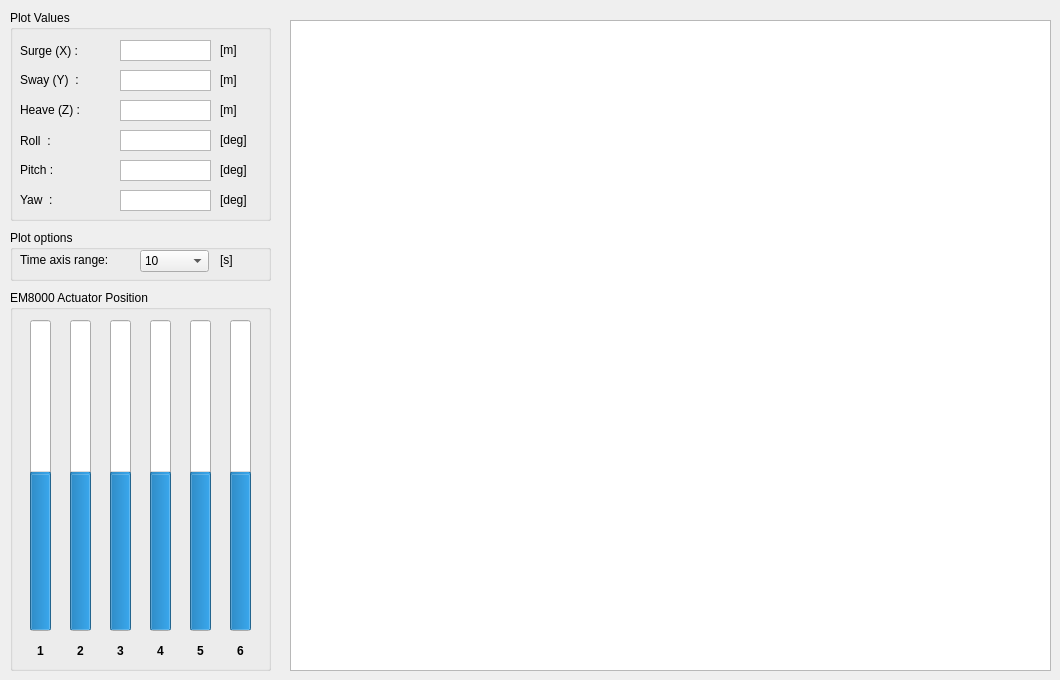
        <widget class="QWidget" name="widget">
         <attribute name="title">
          <string>EM 8000</string>
         </attribute>
         <widget class="QGroupBox" name="groupBox_4">
          <property name="geometry">
           <rect>
            <x>10</x>
            <y>290</y>
            <width>261</width>
            <height>381</height>
           </rect>
          </property>
          <property name="title">
           <string>EM8000 Actuator Position</string>
          </property>
          <widget class="QProgressBar" name="EM8000_bar2_l6">
           <property name="geometry">
            <rect>
             <x>220</x>
             <y>30</y>
             <width>21</width>
             <height>311</height>
            </rect>
           </property>
           <property name="minimum">
            <number>-100</number>
           </property>
           <property name="value">
            <number>0</number>
           </property>
           <property name="orientation">
            <enum>Qt::Vertical</enum>
           </property>
           <property name="invertedAppearance">
            <bool>false</bool>
           </property>
          </widget>
          <widget class="QLabel" name="label_13">
           <property name="geometry">
            <rect>
             <x>180</x>
             <y>350</y>
             <width>21</width>
             <height>21</height>
            </rect>
           </property>
           <property name="font">
            <font>
             <weight>75</weight>
             <bold>true</bold>
            </font>
           </property>
           <property name="layoutDirection">
            <enum>Qt::LeftToRight</enum>
           </property>
           <property name="text">
            <string>5</string>
           </property>
           <property name="alignment">
            <set>Qt::AlignCenter</set>
           </property>
          </widget>
          <widget class="QLabel" name="label_14">
           <property name="geometry">
            <rect>
             <x>220</x>
             <y>350</y>
             <width>21</width>
             <height>21</height>
            </rect>
           </property>
           <property name="font">
            <font>
             <weight>75</weight>
             <bold>true</bold>
            </font>
           </property>
           <property name="layoutDirection">
            <enum>Qt::LeftToRight</enum>
           </property>
           <property name="text">
            <string>6</string>
           </property>
           <property name="alignment">
            <set>Qt::AlignCenter</set>
           </property>
          </widget>
          <widget class="QLabel" name="label_15">
           <property name="geometry">
            <rect>
             <x>140</x>
             <y>350</y>
             <width>21</width>
             <height>21</height>
            </rect>
           </property>
           <property name="font">
            <font>
             <weight>75</weight>
             <bold>true</bold>
            </font>
           </property>
           <property name="layoutDirection">
            <enum>Qt::LeftToRight</enum>
           </property>
           <property name="text">
            <string>4</string>
           </property>
           <property name="alignment">
            <set>Qt::AlignCenter</set>
           </property>
          </widget>
          <widget class="QLabel" name="label_16">
           <property name="geometry">
            <rect>
             <x>100</x>
             <y>350</y>
             <width>21</width>
             <height>21</height>
            </rect>
           </property>
           <property name="font">
            <font>
             <weight>75</weight>
             <bold>true</bold>
            </font>
           </property>
           <property name="layoutDirection">
            <enum>Qt::LeftToRight</enum>
           </property>
           <property name="text">
            <string>3</string>
           </property>
           <property name="alignment">
            <set>Qt::AlignCenter</set>
           </property>
          </widget>
          <widget class="QLabel" name="label_17">
           <property name="geometry">
            <rect>
             <x>60</x>
             <y>350</y>
             <width>21</width>
             <height>21</height>
            </rect>
           </property>
           <property name="font">
            <font>
             <weight>75</weight>
             <bold>true</bold>
            </font>
           </property>
           <property name="layoutDirection">
            <enum>Qt::LeftToRight</enum>
           </property>
           <property name="text">
            <string>2</string>
           </property>
           <property name="alignment">
            <set>Qt::AlignCenter</set>
           </property>
          </widget>
          <widget class="QLabel" name="label_18">
           <property name="geometry">
            <rect>
             <x>20</x>
             <y>350</y>
             <width>21</width>
             <height>21</height>
            </rect>
           </property>
           <property name="font">
            <font>
             <weight>75</weight>
             <bold>true</bold>
            </font>
           </property>
           <property name="layoutDirection">
            <enum>Qt::LeftToRight</enum>
           </property>
           <property name="text">
            <string>1</string>
           </property>
           <property name="alignment">
            <set>Qt::AlignCenter</set>
           </property>
          </widget>
          <widget class="QProgressBar" name="EM8000_bar2_l5">
           <property name="geometry">
            <rect>
             <x>180</x>
             <y>30</y>
             <width>21</width>
             <height>311</height>
            </rect>
           </property>
           <property name="minimum">
            <number>-100</number>
           </property>
           <property name="value">
            <number>0</number>
           </property>
           <property name="orientation">
            <enum>Qt::Vertical</enum>
           </property>
           <property name="invertedAppearance">
            <bool>false</bool>
           </property>
          </widget>
          <widget class="QProgressBar" name="EM8000_bar2_l4">
           <property name="geometry">
            <rect>
             <x>140</x>
             <y>30</y>
             <width>21</width>
             <height>311</height>
            </rect>
           </property>
           <property name="minimum">
            <number>-100</number>
           </property>
           <property name="value">
            <number>0</number>
           </property>
           <property name="orientation">
            <enum>Qt::Vertical</enum>
           </property>
           <property name="invertedAppearance">
            <bool>false</bool>
           </property>
          </widget>
          <widget class="QProgressBar" name="EM8000_bar2_l3">
           <property name="geometry">
            <rect>
             <x>100</x>
             <y>30</y>
             <width>21</width>
             <height>311</height>
            </rect>
           </property>
           <property name="minimum">
            <number>-100</number>
           </property>
           <property name="value">
            <number>0</number>
           </property>
           <property name="orientation">
            <enum>Qt::Vertical</enum>
           </property>
           <property name="invertedAppearance">
            <bool>false</bool>
           </property>
          </widget>
          <widget class="QProgressBar" name="EM8000_bar2_l2">
           <property name="geometry">
            <rect>
             <x>60</x>
             <y>30</y>
             <width>21</width>
             <height>311</height>
            </rect>
           </property>
           <property name="minimum">
            <number>-100</number>
           </property>
           <property name="value">
            <number>0</number>
           </property>
           <property name="orientation">
            <enum>Qt::Vertical</enum>
           </property>
           <property name="invertedAppearance">
            <bool>false</bool>
           </property>
          </widget>
          <widget class="QProgressBar" name="EM8000_bar2_l1">
           <property name="geometry">
            <rect>
             <x>20</x>
             <y>30</y>
             <width>21</width>
             <height>311</height>
            </rect>
           </property>
           <property name="minimum">
            <number>-100</number>
           </property>
           <property name="value">
            <number>0</number>
           </property>
           <property name="orientation">
            <enum>Qt::Vertical</enum>
           </property>
           <property name="invertedAppearance">
            <bool>false</bool>
           </property>
          </widget>
         </widget>
         <widget class="QGroupBox" name="groupBox_12">
          <property name="geometry">
           <rect>
            <x>10</x>
            <y>10</y>
            <width>261</width>
            <height>211</height>
           </rect>
          </property>
          <property name="title">
           <string>Plot Values</string>
          </property>
          <widget class="QTextEdit" name="EM8000_output_pos_y">
           <property name="geometry">
            <rect>
             <x>110</x>
             <y>60</y>
             <width>91</width>
             <height>21</height>
            </rect>
           </property>
           <property name="sizePolicy">
            <sizepolicy hsizetype="Expanding" vsizetype="Expanding">
             <horstretch>0</horstretch>
             <verstretch>0</verstretch>
            </sizepolicy>
           </property>
           <property name="layoutDirection">
            <enum>Qt::LeftToRight</enum>
           </property>
           <property name="verticalScrollBarPolicy">
            <enum>Qt::ScrollBarAlwaysOff</enum>
           </property>
           <property name="undoRedoEnabled">
            <bool>false</bool>
           </property>
           <property name="readOnly">
            <bool>true</bool>
           </property>
          </widget>
          <widget class="QLabel" name="label_65">
           <property name="geometry">
            <rect>
             <x>210</x>
             <y>60</y>
             <width>31</width>
             <height>20</height>
            </rect>
           </property>
           <property name="text">
            <string>[m]</string>
           </property>
           <property name="alignment">
            <set>Qt::AlignLeading|Qt::AlignLeft|Qt::AlignVCenter</set>
           </property>
          </widget>
          <widget class="QLabel" name="label_84">
           <property name="geometry">
            <rect>
             <x>210</x>
             <y>90</y>
             <width>31</width>
             <height>20</height>
            </rect>
           </property>
           <property name="text">
            <string>[m]</string>
           </property>
           <property name="alignment">
            <set>Qt::AlignLeading|Qt::AlignLeft|Qt::AlignVCenter</set>
           </property>
          </widget>
          <widget class="QTextEdit" name="EM8000_output_pos_z">
           <property name="geometry">
            <rect>
             <x>110</x>
             <y>90</y>
             <width>91</width>
             <height>21</height>
            </rect>
           </property>
           <property name="sizePolicy">
            <sizepolicy hsizetype="Expanding" vsizetype="Expanding">
             <horstretch>0</horstretch>
             <verstretch>0</verstretch>
            </sizepolicy>
           </property>
           <property name="verticalScrollBarPolicy">
            <enum>Qt::ScrollBarAlwaysOff</enum>
           </property>
           <property name="readOnly">
            <bool>true</bool>
           </property>
          </widget>
          <widget class="QLabel" name="label_85">
           <property name="geometry">
            <rect>
             <x>210</x>
             <y>30</y>
             <width>31</width>
             <height>20</height>
            </rect>
           </property>
           <property name="text">
            <string>[m]</string>
           </property>
           <property name="alignment">
            <set>Qt::AlignLeading|Qt::AlignLeft|Qt::AlignVCenter</set>
           </property>
          </widget>
          <widget class="QTextEdit" name="EM8000_output_pos_x">
           <property name="geometry">
            <rect>
             <x>110</x>
             <y>30</y>
             <width>91</width>
             <height>21</height>
            </rect>
           </property>
           <property name="sizePolicy">
            <sizepolicy hsizetype="Expanding" vsizetype="Expanding">
             <horstretch>0</horstretch>
             <verstretch>0</verstretch>
            </sizepolicy>
           </property>
           <property name="verticalScrollBarPolicy">
            <enum>Qt::ScrollBarAlwaysOff</enum>
           </property>
           <property name="readOnly">
            <bool>true</bool>
           </property>
          </widget>
          <widget class="QLabel" name="label_86">
           <property name="geometry">
            <rect>
             <x>10</x>
             <y>31</y>
             <width>91</width>
             <height>20</height>
            </rect>
           </property>
           <property name="text">
            <string>Surge (X) :</string>
           </property>
           <property name="alignment">
            <set>Qt::AlignLeading|Qt::AlignLeft|Qt::AlignVCenter</set>
           </property>
          </widget>
          <widget class="QTextEdit" name="EM8000_output_ang_y">
           <property name="geometry">
            <rect>
             <x>110</x>
             <y>180</y>
             <width>91</width>
             <height>21</height>
            </rect>
           </property>
           <property name="sizePolicy">
            <sizepolicy hsizetype="Expanding" vsizetype="Expanding">
             <horstretch>0</horstretch>
             <verstretch>0</verstretch>
            </sizepolicy>
           </property>
           <property name="verticalScrollBarPolicy">
            <enum>Qt::ScrollBarAlwaysOff</enum>
           </property>
           <property name="readOnly">
            <bool>true</bool>
           </property>
          </widget>
          <widget class="QLabel" name="label_87">
           <property name="geometry">
            <rect>
             <x>10</x>
             <y>150</y>
             <width>41</width>
             <height>20</height>
            </rect>
           </property>
           <property name="text">
            <string>Pitch :</string>
           </property>
           <property name="alignment">
            <set>Qt::AlignLeading|Qt::AlignLeft|Qt::AlignVCenter</set>
           </property>
          </widget>
          <widget class="QTextEdit" name="EM8000_output_ang_r">
           <property name="geometry">
            <rect>
             <x>110</x>
             <y>120</y>
             <width>91</width>
             <height>21</height>
            </rect>
           </property>
           <property name="sizePolicy">
            <sizepolicy hsizetype="Expanding" vsizetype="Expanding">
             <horstretch>0</horstretch>
             <verstretch>0</verstretch>
            </sizepolicy>
           </property>
           <property name="verticalScrollBarPolicy">
            <enum>Qt::ScrollBarAlwaysOff</enum>
           </property>
           <property name="readOnly">
            <bool>true</bool>
           </property>
          </widget>
          <widget class="QLabel" name="label_88">
           <property name="geometry">
            <rect>
             <x>210</x>
             <y>120</y>
             <width>31</width>
             <height>20</height>
            </rect>
           </property>
           <property name="text">
            <string>[deg]</string>
           </property>
           <property name="alignment">
            <set>Qt::AlignLeading|Qt::AlignLeft|Qt::AlignVCenter</set>
           </property>
          </widget>
          <widget class="QTextEdit" name="EM8000_output_ang_p">
           <property name="geometry">
            <rect>
             <x>110</x>
             <y>150</y>
             <width>91</width>
             <height>21</height>
            </rect>
           </property>
           <property name="sizePolicy">
            <sizepolicy hsizetype="Expanding" vsizetype="Expanding">
             <horstretch>0</horstretch>
             <verstretch>0</verstretch>
            </sizepolicy>
           </property>
           <property name="verticalScrollBarPolicy">
            <enum>Qt::ScrollBarAlwaysOff</enum>
           </property>
           <property name="readOnly">
            <bool>true</bool>
           </property>
          </widget>
          <widget class="QLabel" name="label_89">
           <property name="geometry">
            <rect>
             <x>10</x>
             <y>121</y>
             <width>41</width>
             <height>20</height>
            </rect>
           </property>
           <property name="text">
            <string>Roll  :</string>
           </property>
           <property name="alignment">
            <set>Qt::AlignLeading|Qt::AlignLeft|Qt::AlignVCenter</set>
           </property>
          </widget>
          <widget class="QLabel" name="label_90">
           <property name="geometry">
            <rect>
             <x>210</x>
             <y>150</y>
             <width>31</width>
             <height>20</height>
            </rect>
           </property>
           <property name="text">
            <string>[deg]</string>
           </property>
           <property name="alignment">
            <set>Qt::AlignLeading|Qt::AlignLeft|Qt::AlignVCenter</set>
           </property>
          </widget>
          <widget class="QLabel" name="label_91">
           <property name="geometry">
            <rect>
             <x>10</x>
             <y>180</y>
             <width>41</width>
             <height>20</height>
            </rect>
           </property>
           <property name="text">
            <string>Yaw  :</string>
           </property>
           <property name="alignment">
            <set>Qt::AlignLeading|Qt::AlignLeft|Qt::AlignVCenter</set>
           </property>
          </widget>
          <widget class="QLabel" name="label_92">
           <property name="geometry">
            <rect>
             <x>210</x>
             <y>180</y>
             <width>31</width>
             <height>20</height>
            </rect>
           </property>
           <property name="text">
            <string>[deg]</string>
           </property>
           <property name="alignment">
            <set>Qt::AlignLeading|Qt::AlignLeft|Qt::AlignVCenter</set>
           </property>
          </widget>
          <widget class="QLabel" name="label_93">
           <property name="geometry">
            <rect>
             <x>10</x>
             <y>60</y>
             <width>91</width>
             <height>20</height>
            </rect>
           </property>
           <property name="text">
            <string>Sway (Y)  :</string>
           </property>
           <property name="alignment">
            <set>Qt::AlignLeading|Qt::AlignLeft|Qt::AlignVCenter</set>
           </property>
          </widget>
          <widget class="QLabel" name="label_94">
           <property name="geometry">
            <rect>
             <x>10</x>
             <y>90</y>
             <width>91</width>
             <height>20</height>
            </rect>
           </property>
           <property name="text">
            <string>Heave (Z) :</string>
           </property>
           <property name="alignment">
            <set>Qt::AlignLeading|Qt::AlignLeft|Qt::AlignVCenter</set>
           </property>
          </widget>
         </widget>
         <widget class="QGroupBox" name="groupBox_13">
          <property name="geometry">
           <rect>
            <x>10</x>
            <y>230</y>
            <width>261</width>
            <height>51</height>
           </rect>
          </property>
          <property name="title">
           <string>Plot options</string>
          </property>
          <widget class="QLabel" name="label_95">
           <property name="geometry">
            <rect>
             <x>10</x>
             <y>20</y>
             <width>101</width>
             <height>20</height>
            </rect>
           </property>
           <property name="text">
            <string>Time axis range:</string>
           </property>
           <property name="alignment">
            <set>Qt::AlignLeading|Qt::AlignLeft|Qt::AlignVCenter</set>
           </property>
          </widget>
          <widget class="QComboBox" name="EM8000_plot_time_range">
           <property name="geometry">
            <rect>
             <x>130</x>
             <y>20</y>
             <width>69</width>
             <height>22</height>
            </rect>
           </property>
           <property name="currentText">
            <string>10</string>
           </property>
           <property name="currentIndex">
            <number>0</number>
           </property>
           <item>
            <property name="text">
             <string>10</string>
            </property>
           </item>
           <item>
            <property name="text">
             <string>20</string>
            </property>
           </item>
           <item>
            <property name="text">
             <string>30</string>
            </property>
           </item>
           <item>
            <property name="text">
             <string>40</string>
            </property>
           </item>
           <item>
            <property name="text">
             <string>50</string>
            </property>
           </item>
           <item>
            <property name="text">
             <string>60</string>
            </property>
           </item>
          </widget>
          <widget class="QLabel" name="label_96">
           <property name="geometry">
            <rect>
             <x>210</x>
             <y>20</y>
             <width>31</width>
             <height>20</height>
            </rect>
           </property>
           <property name="text">
            <string>[s]</string>
           </property>
           <property name="alignment">
            <set>Qt::AlignLeading|Qt::AlignLeft|Qt::AlignVCenter</set>
           </property>
          </widget>
         </widget>
         <widget class="GraphicsLayoutWidget" name="EM8000_plot">
          <property name="geometry">
           <rect>
            <x>290</x>
            <y>20</y>
            <width>761</width>
            <height>651</height>
           </rect>
          </property>
         </widget>
        </widget>
